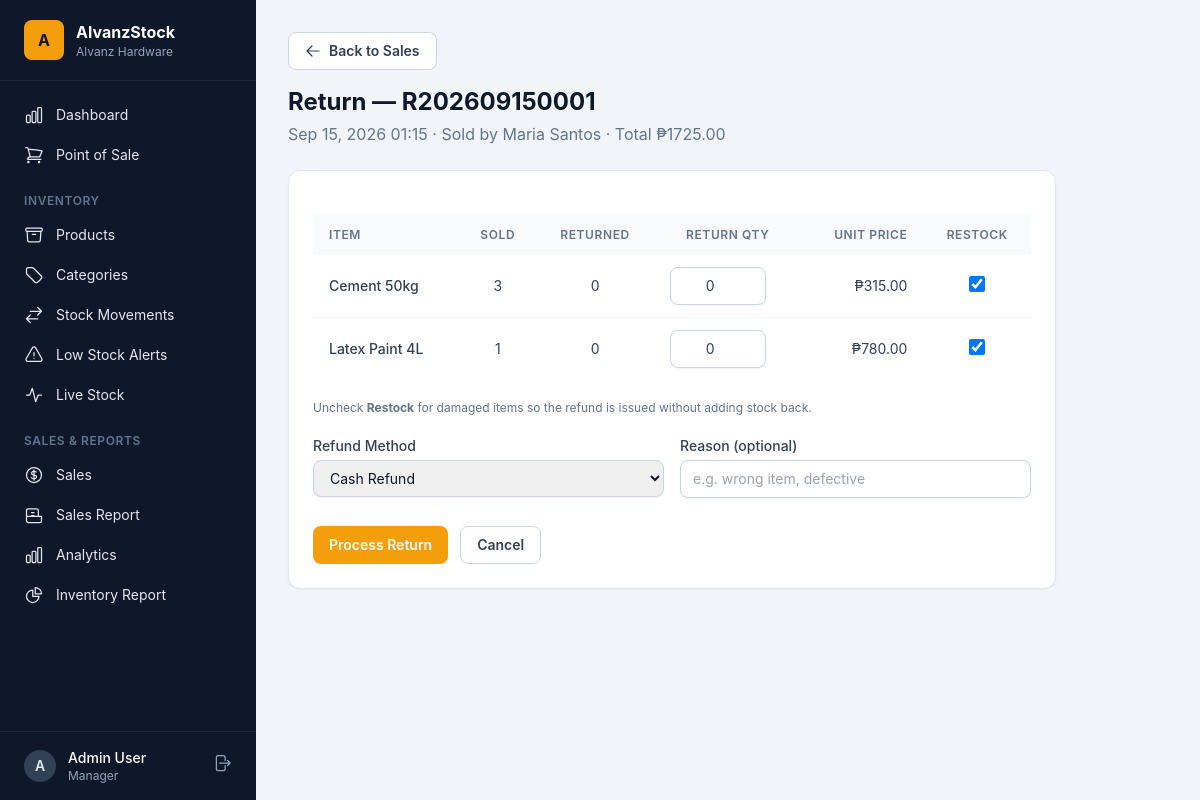
Page /sales/1/return/ (signed in) on the committed database.
### accounts/models.py (models this page shows, shortened)
class User(AbstractUser):
    class Role(models.TextChoices):
        MANAGER = "manager", "Manager"
        CASHIER = "cashier", "Cashier"
        STAFF = "staff", "Staff"
        STOCK_VIEWER = "stock_viewer", "Stock Viewer"
    role = models.CharField(max_length=20, choices=Role.choices, default=Role.STAFF)
    @property
    def is_manager(self):
        return self.role == self.Role.MANAGER or self.is_superuser
    @property
    def is_stock_viewer(self):
        return self.role == self.Role.STOCK_VIEWER

### pos/models.py (models this page shows, shortened)
class Sale(models.Model):
    receipt_no = models.CharField(max_length=20, unique=True, editable=False)
    subtotal = models.DecimalField(max_digits=12, decimal_places=2, default=0)
    discount = models.DecimalField(max_digits=12, decimal_places=2, default=0)
    total = models.DecimalField(max_digits=12, decimal_places=2, default=0)
    cash_tendered = models.DecimalField(max_digits=12, decimal_places=2, default=0)
    change = models.DecimalField(max_digits=12, decimal_places=2, default=0)
    cashier = models.ForeignKey("accounts.User", on_delete=models.SET_NULL, null=True, related_name="sales")
    created_at = models.DateTimeField(auto_now_add=True)
    class Meta:
        ordering = ["-created_at"]

class SaleItem(models.Model):
    sale = models.ForeignKey(Sale, on_delete=models.CASCADE, related_name="items")
    product = models.ForeignKey("inventory.Product", on_delete=models.CASCADE, related_name="sale_items")
    quantity = models.PositiveIntegerField()
    unit_price = models.DecimalField(max_digits=12, decimal_places=2)
    subtotal = models.DecimalField(max_digits=12, decimal_places=2)
    @property
    def returned_quantity(self):
        return self.return_items.aggregate(total=models.Sum("quantity"))["total"] or 0
    @property
    def returnable_quantity(self):
        return max(0, self.quantity - self.returned_quantity)

### inventory/models.py (models this page shows, shortened)
class Product(models.Model):
    name = models.CharField(max_length=200)
    sku = models.CharField(max_length=50, unique=True)
    image = models.ImageField(upload_to="products/", blank=True)
    category = models.ForeignKey(Category, on_delete=models.SET_NULL, null=True, blank=True, related_name="products")
    unit = models.CharField(max_length=20, default="pcs")
    cost_price = models.DecimalField(max_digits=12, decimal_places=2, default=0)
    sell_price = models.DecimalField(max_digits=12, decimal_places=2, default=0)
    quantity = models.PositiveIntegerField(default=0)
    min_stock_level = models.PositiveIntegerField(default=10)
    is_active = models.BooleanField(default=True)
    created_at = models.DateTimeField(auto_now_add=True)
    updated_at = models.DateTimeField(auto_now=True)
    class Meta:
        ordering = ["name"]

### pos/views.py (the view, shortened to what this page needs)
# urls.py: path("sales/<int:pk>/return/", views.sale_return, name="sale_return"),
@manager_required
def sale_return(request, pk):
    sale = get_object_or_404(Sale.objects.prefetch_related("items__product"), pk=pk)
    context = {
        "sale": sale,
        "items": sale.items.select_related("product"),
        "methods": Return.Method.choices,
        "has_returnable": any(i.returnable_quantity for i in sale.items.all()),
    }
    return render(request, "pos/return_form.html", context)

### templates/pos/return_form.html (shortened to what this page needs)
{% extends "base.html" %}
{% block content %}
<div class="max-w-3xl">
  <a href="{% url 'sales_list' %}" class="btn-secondary mb-4 inline-flex items-center gap-2">
    <svg class="h-4 w-4" fill="none" stroke="currentColor" stroke-width="1.8" viewBox="0 0 24 24" aria-hidden="true"><path stroke-linecap="round" stroke-linejoin="round" d="M10.5 19.5L3 12m0 0l7.5-7.5M3 12h18"/></svg>
    Back to Sales
  </a>
  <h1 class="text-2xl font-bold mb-1">Return — {{ sale.receipt_no }}</h1>
  <p class="text-slate-500 mb-6">
    {{ sale.created_at|date:"M d, Y H:i" }} · Sold by {{ sale.cashier.get_full_name|default:sale.cashier.username }}
    · Total ₱{{ sale.total|floatformat:2 }}
  </p>
  {% if not has_returnable %}
  <div class="card p-6 text-center text-slate-500">
    Every item on this sale has already been fully returned.
  </div>
  {% else %}
  <form method="post" class="card p-6 space-y-5">
    <div class="overflow-x-auto">
      <table class="w-full">
        <thead class="bg-slate-50">
          <tr>
            <th class="table-head">Item</th>
            <th class="table-head text-center">Sold</th>
            <th class="table-head text-center">Returned</th>
            <th class="table-head text-center">Return Qty</th>
            <th class="table-head text-right">Unit Price</th>
            <th class="table-head text-center">Restock</th>
          </tr>
        </thead>
        <tbody class="divide-y divide-slate-100">
          {% for item in items %}
          <tr class="{% if not item.returnable_quantity %}opacity-50{% endif %}">
            <td class="table-cell font-medium">{{ item.product.name }}</td>
            <td class="table-cell text-center">{{ item.quantity }}</td>
            <td class="table-cell text-center">{{ item.returned_quantity }}</td>
            <td class="table-cell text-center">
              {% if item.returnable_quantity %}
              <input type="number" name="qty_{{ item.id }}" min="0" max="{{ item.returnable_quantity }}"
                     value="0" class="input w-24 text-center">
              {% else %}
              <span class="text-slate-400">—</span>
              {% endif %}
            </td>
            <td class="table-cell text-right">₱{{ item.unit_price|floatformat:2 }}</td>
            <td class="table-cell text-center">
              {% if item.returnable_quantity %}
              <input type="checkbox" name="restock_{{ item.id }}" checked
                     class="h-4 w-4 rounded border-slate-300 text-amber-600">
              {% else %}
              <span class="text-slate-400">—</span>
              {% endif %}
            </td>
          </tr>
          {% endfor %}
        </tbody>
      </table>
    </div>
    <p class="text-xs text-slate-500">Uncheck <b>Restock</b> for damaged items so the refund is issued without adding stock back.</p>
    <div class="grid sm:grid-cols-2 gap-4">
      <div>
        <label class="label" for="refund_method">Refund Method</label>
        <select id="refund_method" name="refund_method" class="input">
          {% for value, label in methods %}
          <option value="{{ value }}">{{ label }}</option>
          {% endfor %}
        </select>
      </div>
      <div>
        <label class="label" for="reason">Reason (optional)</label>
        <input id="reason" name="reason" type="text" class="input" placeholder="e.g. wrong item, defective">
      </div>
    </div>
    <div class="flex gap-3 pt-2">
      <button type="submit" class="btn-primary">Process Return</button>
      <a href="{% url 'sales_list' %}" class="btn-secondary">Cancel</a>
    </div>
  </form>
  {% endif %}
</div>
{% endblock %}

### templates/base.html (shortened to what this page needs)
{% load static %}
<!DOCTYPE html>
<html lang="en">
<head>
  <link rel="stylesheet" href="{% static 'css/output.css' %}">
</head>
<body class="bg-slate-100 text-slate-900 antialiased">
  {% if user.is_authenticated %}
  <div class="flex min-h-screen">
    <aside class="hidden lg:flex w-64 flex-col bg-slate-900 text-slate-200 fixed inset-y-0">
      <div class="flex items-center gap-3 px-6 py-5 border-b border-slate-800">
        <div class="w-10 h-10 rounded-lg bg-amber-500 flex items-center justify-center font-bold text-slate-900">A</div>
        <div>
          <div class="font-bold text-white">AlvanzStock</div>
          <div class="text-xs text-slate-400">Alvanz Hardware</div>
        </div>
      </div>
      <nav class="flex-1 px-3 py-4 space-y-1 text-sm">
        {% if user.is_stock_viewer %}
        <a href="{% url 'real_time_stock' %}" class="{% if request.resolver_match.url_name == 'real_time_stock' %}bg-slate-800 text-white{% else %}hover:bg-slate-800 hover:text-white{% endif %} flex items-center gap-3 rounded-lg px-3 py-2">
          <svg class="w-5 h-5" fill="none" stroke="currentColor" stroke-width="1.5" viewBox="0 0 24 24"><path stroke-linecap="round" stroke-linejoin="round" d="M3 12h4l3-8 4 16 3-8h4"/></svg>
          Live Stock
        </a>
        {% else %}
        <a href="{% url 'dashboard' %}" class="{% if request.resolver_match.url_name == 'dashboard' %}bg-slate-800 text-white{% else %}hover:bg-slate-800 hover:text-white{% endif %} flex items-center gap-3 rounded-lg px-3 py-2">
          Dashboard
        </a>
        <a href="{% url 'pos_screen' %}" class="{% if request.resolver_match.url_name == 'pos_screen' %}bg-slate-800 text-white{% else %}hover:bg-slate-800 hover:text-white{% endif %} flex items-center gap-3 rounded-lg px-3 py-2">
          Point of Sale
        </a>
        <div class="pt-4 pb-1 px-3 text-xs font-semibold uppercase tracking-wider text-slate-500">Inventory</div>
        <a href="{% url 'product_list' %}" class="{% if request.resolver_match.url_name == 'product_list' or request.resolver_match.url_name == 'product_detail' or request.resolver_match.url_name == 'product_create' or request.resolver_match.url_name == 'product_edit' %}bg-slate-800 text-white{% else %}hover:bg-slate-800 hover:text-white{% endif %} flex items-center gap-3 rounded-lg px-3 py-2">
          Products
        </a>
        <a href="{% url 'category_list' %}" class="{% if request.resolver_match.url_name == 'category_list' %}bg-slate-800 text-white{% else %}hover:bg-slate-800 hover:text-white{% endif %} flex items-center gap-3 rounded-lg px-3 py-2">
          Categories
        </a>
        <a href="{% url 'stock_transaction_list' %}" class="{% if request.resolver_match.url_name == 'stock_transaction_list' or request.resolver_match.url_name == 'stock_transaction_create' %}bg-slate-800 text-white{% else %}hover:bg-slate-800 hover:text-white{% endif %} flex items-center gap-3 rounded-lg px-3 py-2">
          <svg class="w-5 h-5" fill="none" stroke="currentColor" stroke-width="1.5" viewBox="0 0 24 24"><path stroke-linecap="round" stroke-linejoin="round" d="M7.5 21L3 16.5m0 0L7.5 12M3 16.5h13.5m0-13.5L21 7.5m0 0L16.5 12M21 7.5H7.5"/></svg>
          Stock Movements
        </a>
        <a href="{% url 'low_stock' %}" class="{% if request.resolver_match.url_name == 'low_stock' %}bg-slate-800 text-white{% else %}hover:bg-slate-800 hover:text-white{% endif %} flex items-center gap-3 rounded-lg px-3 py-2">
          Low Stock Alerts
        </a>
        <a href="{% url 'real_time_stock' %}" class="{% if request.resolver_match.url_name == 'real_time_stock' %}bg-slate-800 text-white{% else %}hover:bg-slate-800 hover:text-white{% endif %} flex items-center gap-3 rounded-lg px-3 py-2">
          <svg class="w-5 h-5" fill="none" stroke="currentColor" stroke-width="1.5" viewBox="0 0 24 24"><path stroke-linecap="round" stroke-linejoin="round" d="M3 12h4l3-8 4 16 3-8h4"/></svg>
          Live Stock
        </a>
        {% if user.is_manager %}
        <div class="pt-4 pb-1 px-3 text-xs font-semibold uppercase tracking-wider text-slate-500">Sales & Reports</div>
        <a href="{% url 'sales_list' %}" class="{% if request.resolver_match.url_name == 'sales_list' %}bg-slate-800 text-white{% else %}hover:bg-slate-800 hover:text-white{% endif %} flex items-center gap-3 rounded-lg px-3 py-2">
          Sales
        </a>
        <a href="{% url 'sales_report' %}" class="{% if request.resolver_match.url_name == 'sales_report' %}bg-slate-800 text-white{% else %}hover:bg-slate-800 hover:text-white{% endif %} flex items-center gap-3 rounded-lg px-3 py-2">
          Sales Report
        </a>
        <a href="{% url 'analytics_report' %}" class="{% if request.resolver_match.url_name == 'analytics_report' %}bg-slate-800 text-white{% else %}hover:bg-slate-800 hover:text-white{% endif %} flex items-center gap-3 rounded-lg px-3 py-2">
          Analytics
        </a>
        <a href="{% url 'inventory_report' %}" class="{% if request.resolver_match.url_name == 'inventory_report' %}bg-slate-800 text-white{% else %}hover:bg-slate-800 hover:text-white{% endif %} flex items-center gap-3 rounded-lg px-3 py-2">
          <svg class="w-5 h-5" fill="none" stroke="currentColor" stroke-width="1.5" viewBox="0 0 24 24"><path stroke-linecap="round" stroke-linejoin="round" d="M10.5 6a7.5 7.5 0 107.5 7.5h-7.5V6z"/><path stroke-linecap="round" stroke-linejoin="round" d="M13.5 10.5H21A7.5 7.5 0 0013.5 3v7.5z"/></svg>
          Inventory Report
        </a>
        {% endif %}
        {% endif %}
      </nav>
      <div class="px-3 py-4 border-t border-slate-800">
        <div class="flex items-center gap-3 px-3">
          <div class="w-8 h-8 rounded-full bg-slate-700 flex items-center justify-center text-sm font-semibold">{{ user.get_full_name|default:user.username|first|upper }}</div>
          <div class="flex-1 min-w-0">
            <div class="text-sm font-medium text-white truncate">{{ user.get_full_name|default:user.username }}</div>
            <div class="text-xs text-slate-400 capitalize">{{ user.get_role_display }}</div>
          </div>
          <form method="post" action="{% url 'logout' %}">
            <button title="Log out" class="text-slate-400 hover:text-white">
              <svg class="w-5 h-5" fill="none" stroke="currentColor" stroke-width="1.5" viewBox="0 0 24 24"><path stroke-linecap="round" stroke-linejoin="round" d="M15.75 9V5.25A2.25 2.25 0 0013.5 3h-6a2.25 2.25 0 00-2.25 2.25v13.5A2.25 2.25 0 007.5 21h6a2.25 2.25 0 002.25-2.25V15m3 0l3-3m0 0l-3-3m3 3H9"/></svg>
            </button>
          </form>
        </div>
      </div>
    </aside>
    <div class="flex-1 lg:ml-64">
      <main class="p-4 lg:p-8">
        {% block content %}{% endblock %}
      </main>
    </div>
  </div>
  {% else %}
    {% block bare %}{% endblock %}
  {% endif %}
</body>
</html>

### rows in the picture
User: get_full_name|first "A", get_full_name "Admin User", role "Manager"
Sale: receipt_no "R202609150001", created_at "Sep 15, 2026 01:15", cashier.get_full_name "Maria Santos", total "1725.00"
SaleItem: product.name "Cement 50kg", quantity "3", returned_quantity "0", unit_price "315.00"
SaleItem: product.name "Latex Paint 4L", quantity "1", returned_quantity "0", unit_price "780.00"

### other values in the picture
form field refund_method "Cash Refund"
